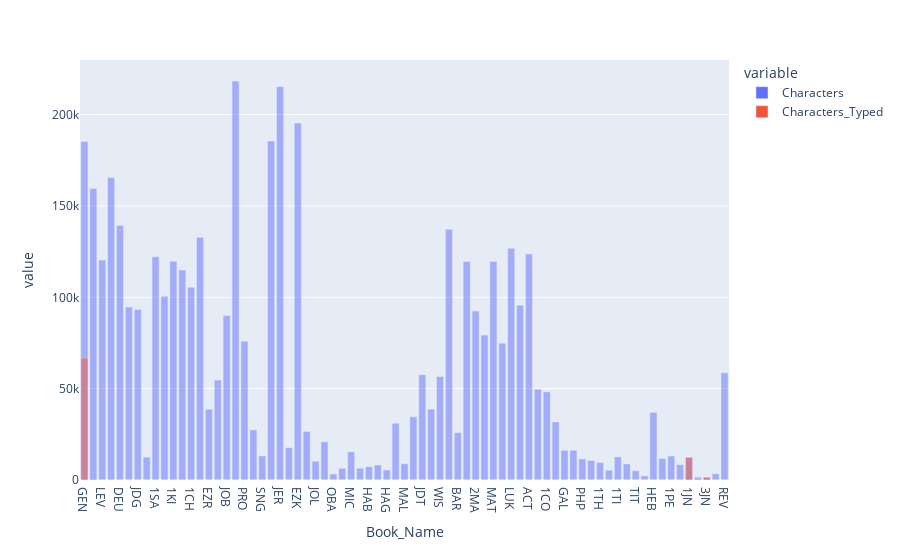

The cell this chart's notebook holds for it:
### Markdown cell above
### Creating a chart that compares the number of characters in each book with the number that have been typed:

This provides a clearer view of the player's progress in typing the Bible, as each bar's height is based on the number of characters. (In contrast, bars for fully typed small books will be just as high in fig_proportion_of_each_book_typed as those for fully typed large books.)

### Code cell
fig_characters_typed_in_each_book = px.bar(df_characters_typed_by_book, 
x = 'Book_Name', y = ['Characters', 'Characters_Typed'], barmode = 'overlay')
fig_characters_typed_in_each_book.write_html(
    'Analyses/characters_typed_by_book.html')
fig_characters_typed_in_each_book.write_image(
    'Analyses/characters_typed_by_book.png', 
    width = 1920, height = 1080, engine = 'kaleido', scale = 2)
fig_characters_typed_in_each_book

### Figure 1 — Plotly figure (JSON) as saved in the notebook; plotly's stock layout.template omitted (floating-point values rounded to 4 significant figures)
{"data": [{"alignmentgroup": "True", "hovertemplate": "variable=Characters<br>Book_Name=%{x}<br>value=%{y}<extra></extra>", "legendgroup": "Characters", "marker": {"color": "#636efa", "opacity": 0.5, "pattern": {"shape": ""}}, "name": "Characters", "offsetgroup": "Characters", "orientation": "v", "showlegend": true, "textposition": "auto", "type": "bar", "x": ["GEN", "EXO", "LEV", "NUM", "DEU", "JOS", "JDG", "RUT", "1SA", "2SA", "1KI", "2KI", "1CH", "2CH", "EZR", "NEH", "JOB", "PSA", "PRO", "ECC", "SNG", "ISA", "JER", "LAM", "EZK", "HOS", "JOL", "AMO", "OBA", "JON", "MIC", "NAM", "HAB", "ZEP", "HAG", "ZEC", "MAL", "TOB", "JDT", "ESG", "WIS", "SIR", "BAR", "1MA", "2MA", "DAG", "MAT", "MRK", "LUK", "JHN", "ACT", "ROM", "1CO", "2CO", "GAL", "EPH", "PHP", "COL", "1TH", "2TH", "1TI", "2TI", "TIT", "PHM", "HEB", "JAS", "1PE", "2PE", "1JN", "2JN", "3JN", "JUD", "REV"], "xaxis": "x", "y": [185293, 159492, 120367, 165525, 139344, 94721, 93365, 12505, 122241, 100552, 119726, 114964, 105529, 132807, 38692, 54680, 90053, 218388, 75981, 27419, 13203, 185587, 215297, 17722, 195384, 26589, 10261, 20876, 3265, 6386, 15400, 6446, 7307, 8197, 5489, 31085, 8912, 34593, 57613, 38794, 56619, 137185, 25899, 119609, 92464, 79306, 119621, 74901, 126856, 95683, 123742, 49703, 48301, 31750, 16240, 16273, 11523, 10665, 9559, 5396, 12632, 8815, 5134, 2267, 36994, 11803, 13132, 8442, 12363, 1536, 1525, 3461, 58702], "yaxis": "y"}, {"alignmentgroup": "True", "hovertemplate": "variable=Characters_Typed<br>Book_Name=%{x}<br>value=%{y}<extra></extra>", "legendgroup": "Characters_Typed", "marker": {"color": "#EF553B", "opacity": 0.5, "pattern": {"shape": ""}}, "name": "Characters_Typed", "offsetgroup": "Characters_Typed", "orientation": "v", "showlegend": true, "textposition": "auto", "type": "bar", "x": ["GEN", "EXO", "LEV", "NUM", "DEU", "JOS", "JDG", "RUT", "1SA", "2SA", "1KI", "2KI", "1CH", "2CH", "EZR", "NEH", "JOB", "PSA", "PRO", "ECC", "SNG", "ISA", "JER", "LAM", "EZK", "HOS", "JOL", "AMO", "OBA", "JON", "MIC", "NAM", "HAB", "ZEP", "HAG", "ZEC", "MAL", "TOB", "JDT", "ESG", "WIS", "SIR", "BAR", "1MA", "2MA", "DAG", "MAT", "MRK", "LUK", "JHN", "ACT", "ROM", "1CO", "2CO", "GAL", "EPH", "PHP", "COL", "1TH", "2TH", "1TI", "2TI", "TIT", "PHM", "HEB", "JAS", "1PE", "2PE", "1JN", "2JN", "3JN", "JUD", "REV"], "xaxis": "x", "y": [66708, 507, 0, 202, 0, 0, 38, 0, 0, 0, 0, 191, 0, 0, 0, 0, 0, 0, 0, 0, 191, 0, 0, 0, 0, 0, 0, 0, 0, 0, 0, 0, 0, 0, 0, 0, 0, 0, 0, 0, 0, 0, 0, 0, 0, 0, 0, 0, 0, 0, 0, 0, 0, 0, 0, 0, 0, 0, 0, 0, 0, 0, 0, 0, 0, 0, 0, 0, 12363, 453, 1525, 136, 64], "yaxis": "y"}], "layout": {"barmode": "overlay", "legend": {"title": {"text": "variable"}, "tracegroupgap": 0}, "margin": {"t": 60}, "xaxis": {"anchor": "y", "domain": [0, 1], "title": {"text": "Book_Name"}}, "yaxis": {"anchor": "x", "domain": [0, 1], "title": {"text": "value"}}}}
